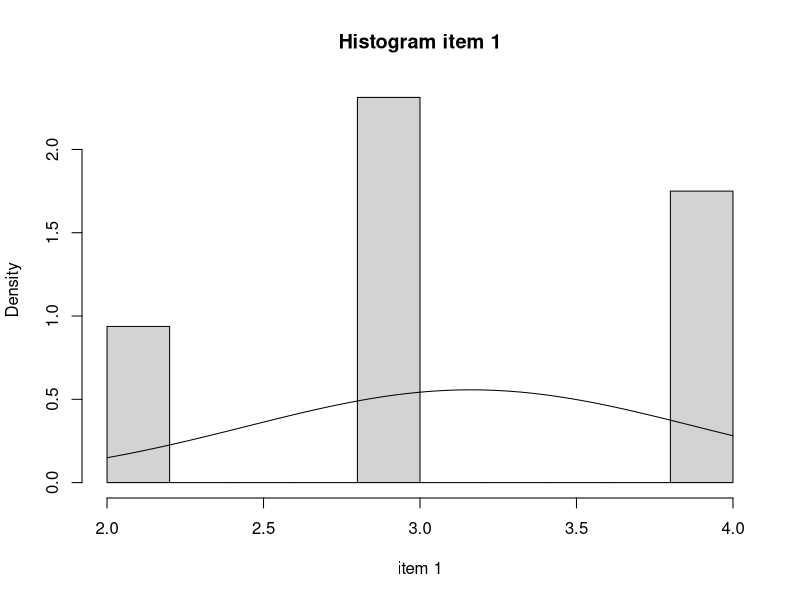
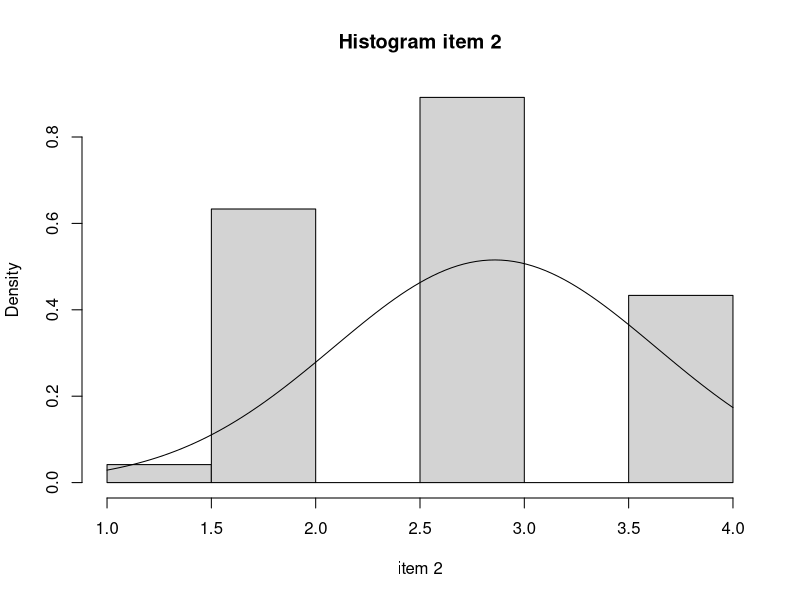
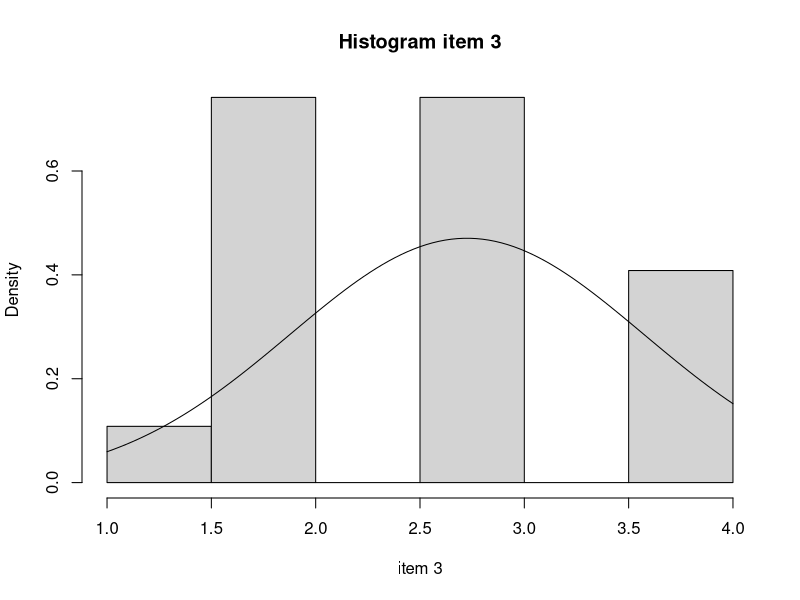
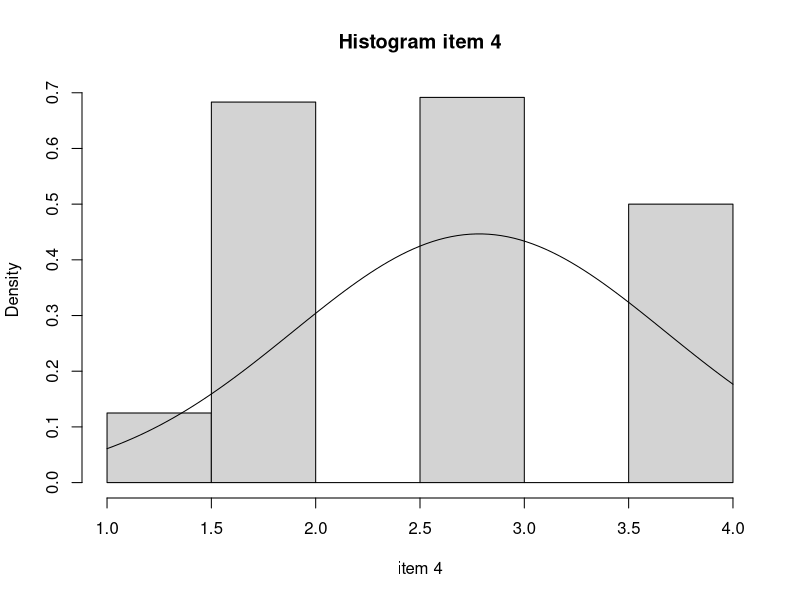
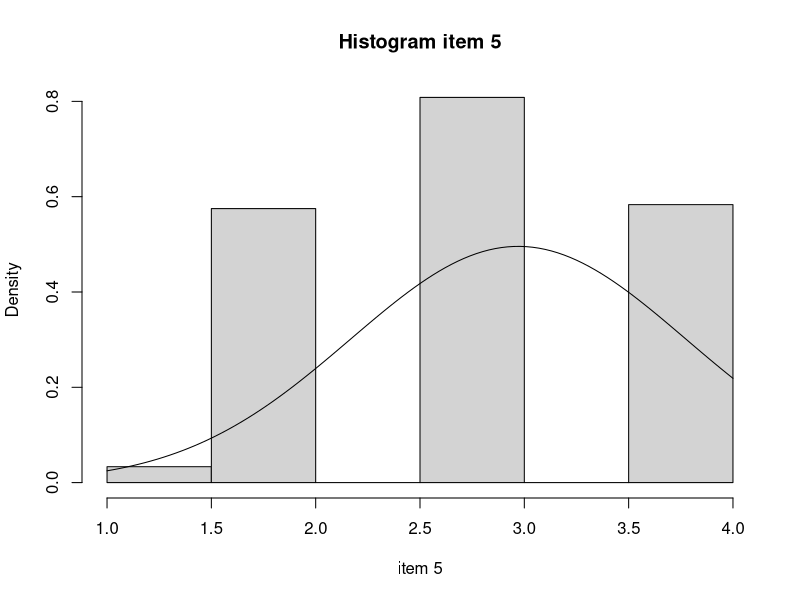
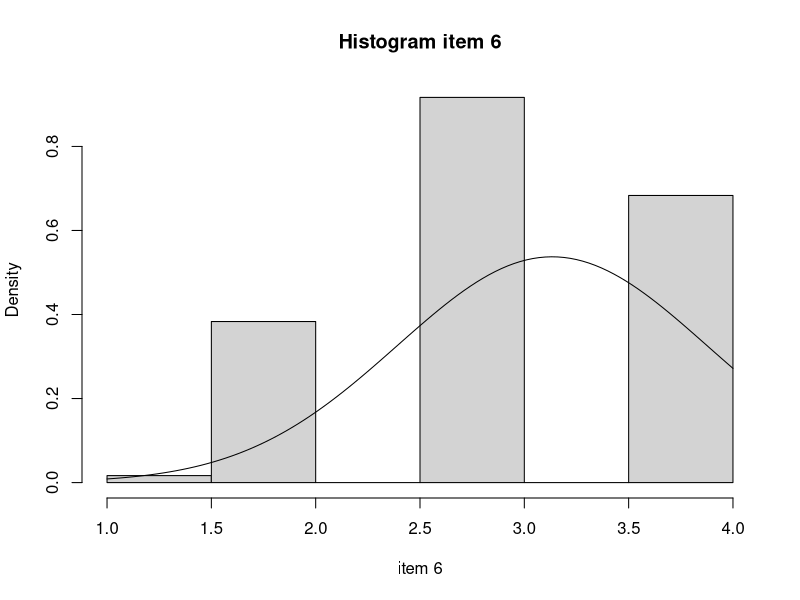
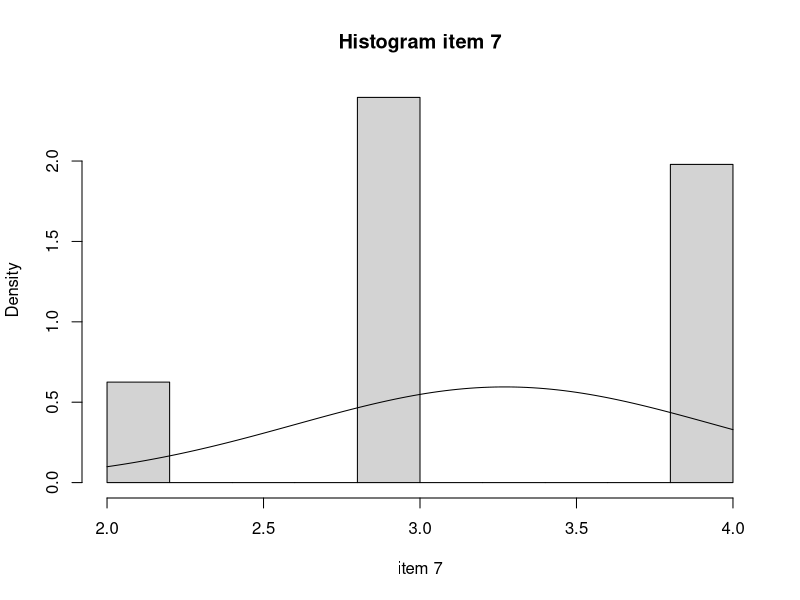
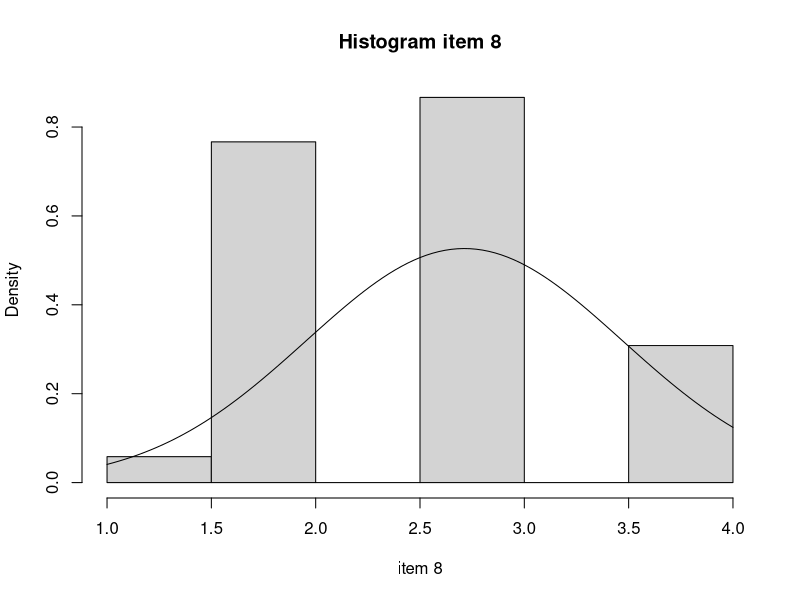

These charts were generated, in order, by the following R code:
fallprozeile <- read.csv2 ("fallprozeilenurdaten.csv", header=FALSE, dec=",");

for (i in 1:36){
  hist(fallprozeile[,i],
       freq=FALSE,
       main=paste("Histogram item",i),
       xlab=paste("item",i)
       )
  x <- seq(1,4,0.01)
  curve(dnorm(x,mean=mean(fallprozeile[,i]),sd=sd(fallprozeile[,i])),add=TRUE)
}



